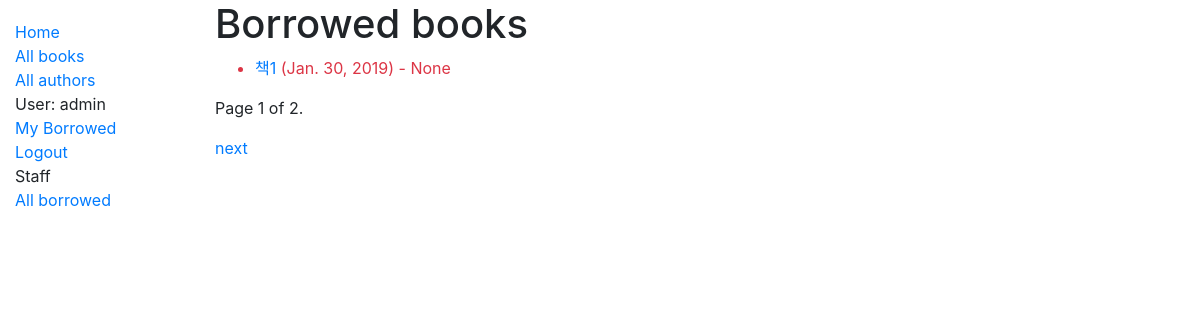
Page /catalog/borrowed/ (signed in) on the committed database.
### catalog/models.py (models this page shows, shortened)
class BookInstance(models.Model):
    id = models.UUIDField(
        primary_key=True,
        default = uuid.uuid4,
        help_text="도서의 고유번호"
    )
    book = models.ForeignKey("Book", on_delete=models.SET_NULL, null=True)
    imprint = models.CharField(max_length = 200)
    due_back = models.DateField(null=True, blank=True)
    LOAN_STATUS = (
        ("m", "작업중"),
        ("o", "대여중"),
        ("a", "대출가능"),
        ("r", "예약됨")
    )
    status = models.CharField(
        max_length = 1,
        choices = LOAN_STATUS,
        blank = True,
        default = "m",
        help_text = "책의 상태"
    )
    borrower = models.ForeignKey(User, on_delete=models.SET_NULL, null=True, blank=True)
    @property
    def is_overdue(self):
        if self.due_back and date.today() > self.due_back:
            return True
        return False
    class Meta:
        ordering = ["due_back"]
        permissions = (("can_mark_returned", "Set book as returned"),)

class Book(models.Model):
    title = models.CharField(max_length=200)
    author = models.ForeignKey("Author", on_delete=models.SET_NULL, null=True)
    summary = models.TextField(
        max_length=1000,
        help_text="책의 설명을 입력하세요")
    isbn = models.CharField(
        "ISBN",
        max_length=13,
        help_text="13자리 ISBN을 입력하세요")
    genre = models.ManyToManyField(Genre, help_text="책의 장르를 고르세요")
    def display_genre(self):
        return ", ".join(genre.name for genre in self.genre.all())
    display_genre.short_decription = "Genre"

### catalog/views.py (the view)
# urls.py: path('borrowed/', views.AllLoanedBooksListView.as_view(), name='all-borrowed'),
class AllLoanedBooksListView(PermissionRequiredMixin, generic.ListView):
    permission_required = "catalog.can_mark_returned"
    model = BookInstance
    template_name="catalog/bookinstance_list_borrowed_all.html"
    paginate_by = 1
    def get_queryset(self):
        return BookInstance.objects.filter(status__exact='o').order_by('due_back')

### catalog/templates/catalog/bookinstance_list_borrowed_all.html
{% extends "base_generic.html" %}
{% block content %}
  {% if perms.catalog.can_mark_returned %}
    <h1>Borrowed books</h1>
    {% if bookinstance_list %}
    <ul>
      {% for bookinst in bookinstance_list %}
      <li class="{% if bookinst.is_overdue %}text-danger{% endif %}">
        <a href="{% url 'book-detail' bookinst.book.pk %}">{{bookinst.book.title}}</a> ({{ bookinst.due_back }}) - {{ bookinst.borrower }}
      </li>
      {% endfor %}
    </ul>
    {% else %}
      <p>There are no books borrowed.</p>
    {% endif %}
  {% else %}
    <p>사서나 관리자만 접근 가능한 메뉴입니다.</p>
  {% endif %}
{% endblock %}

### catalog/templates/base_generic.html (shortened to what this page needs)
<!DOCTYPE html>
<html lang="en">
<head>
  <link rel="stylesheet" href="https://stackpath.bootstrapcdn.com/bootstrap/4.1.3/css/bootstrap.min.css"
>
  {% load static %}
  <link rel="stylesheet" href="{% static 'css/styles.css' %}">
</head>
<body>
  <div class="container-fluid">
    <div class="row">
      <div class="col-sm-2">
        {% block sidebar %}
        <ul class="sidebar-nav">
          <li><a href="{% url 'index' %}">Home</a></li>
          <li><a href="{% url 'books' %}">All books</a></li>
          <li><a href="{% url 'authors' %}">All authors</a></li>
          {% if user.is_authenticated %}
          <li>User: {{ user.get_username }}</li>
          <li><a href="{% url 'my-borrowed' %}">My Borrowed</a></li>
          <li><a href="{% url 'logout'%}?next={{request.path}}">Logout</a></li>
          {% else %}
          <li><a href="{% url 'login'%}?next={{request.path}}">Login</a></li>
          {% endif %}
          {% if perms.catalog.can_mark_returned %}
          <li>Staff</li>
          <li><a href="{% url 'all-borrowed' %}">All borrowed</a></li>
          {% endif %}
        </ul>
        {% endblock %}
      </div>
      <div class="col-sm-10 ">
        {% block content %}
        {% endblock %}
        {% block pagination %}
        {% if is_paginated %}
        <div class="pagination">
          <span class="page-links">
            <span class="page-current">
              <p>Page {{ page_obj.number }} of {{ page_obj.paginator.num_pages }}.</p>
            </span>
            {% if page_obj.has_next %}
            <a href="{{ request.path }}?page={{ page_obj.next_page_number }}">next</a>
            {% endif %}
          </span>
        </div>
        {% endif %}
        {% endblock %}
      </div>
    </div>
  </div>
</body>
</html>

### catalog/static/css/styles.css (style rules this page uses)
.sidebar-nav { margin-top: 20px; padding: 0; list-style: none; }

### rows in the picture
BookInstance: book "책1", due_back "Jan. 30, 2019", borrower "None"

### other values in the picture
{{ user.get_username }} "admin"
{{ page_obj.number }} "1"
{{ page_obj.paginator.num_pages }} "2"
